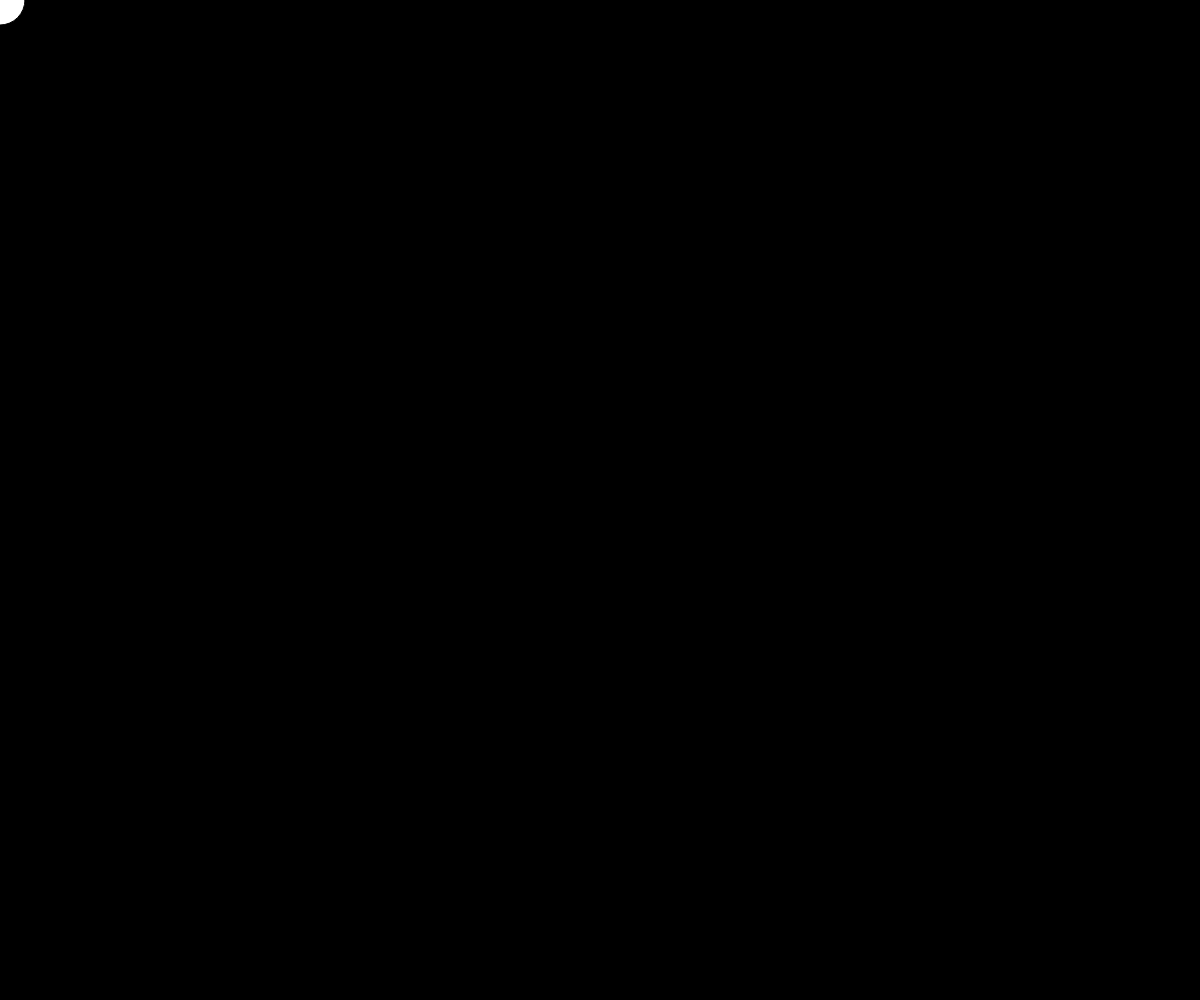
Frame 1 (no input)
Frame 60 (no input): identical to frame 1, image omitted
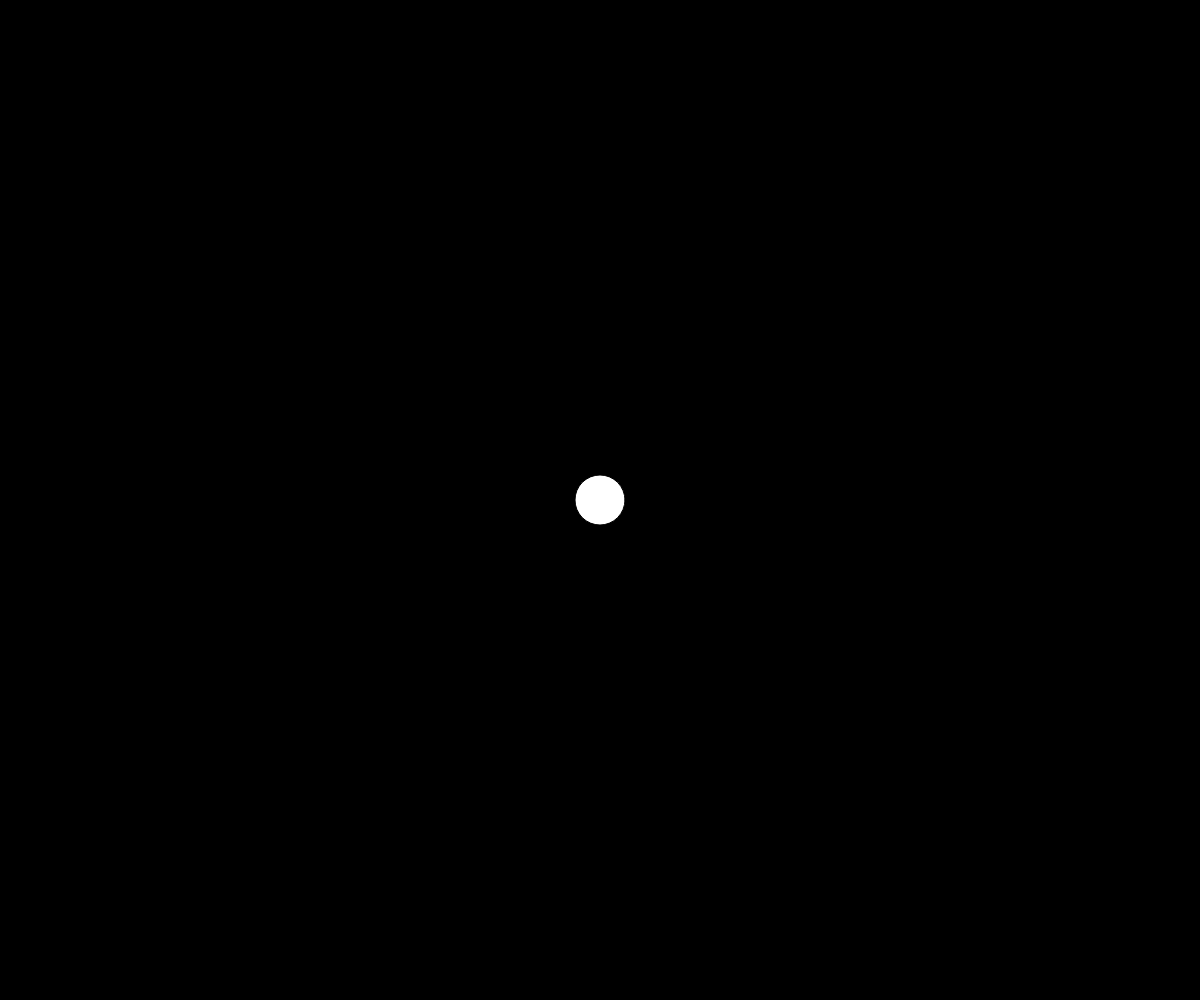
Frame 120 (the mouse pressed at the canvas centre since frame 60)

The p5.js sketch that drew these frames (run headless with seeded random() and noise() and a simulated clock; from frame 60 on, the mouse is pressed at the canvas centre):

// p5.js sketch
// ── sketch.js
// Project Title
// Your Name
// Date
//
// Extra for Experts:
// - describe what you did to take this project "above and beyond"


function setup() {
  createCanvas(windowWidth, windowHeight);
}

// screen is updated at bottom of draw
function draw() {
  background(0); 
  
  //     x    y   diameter
  circle(mouseX, mouseY, 50);}
  
                           
